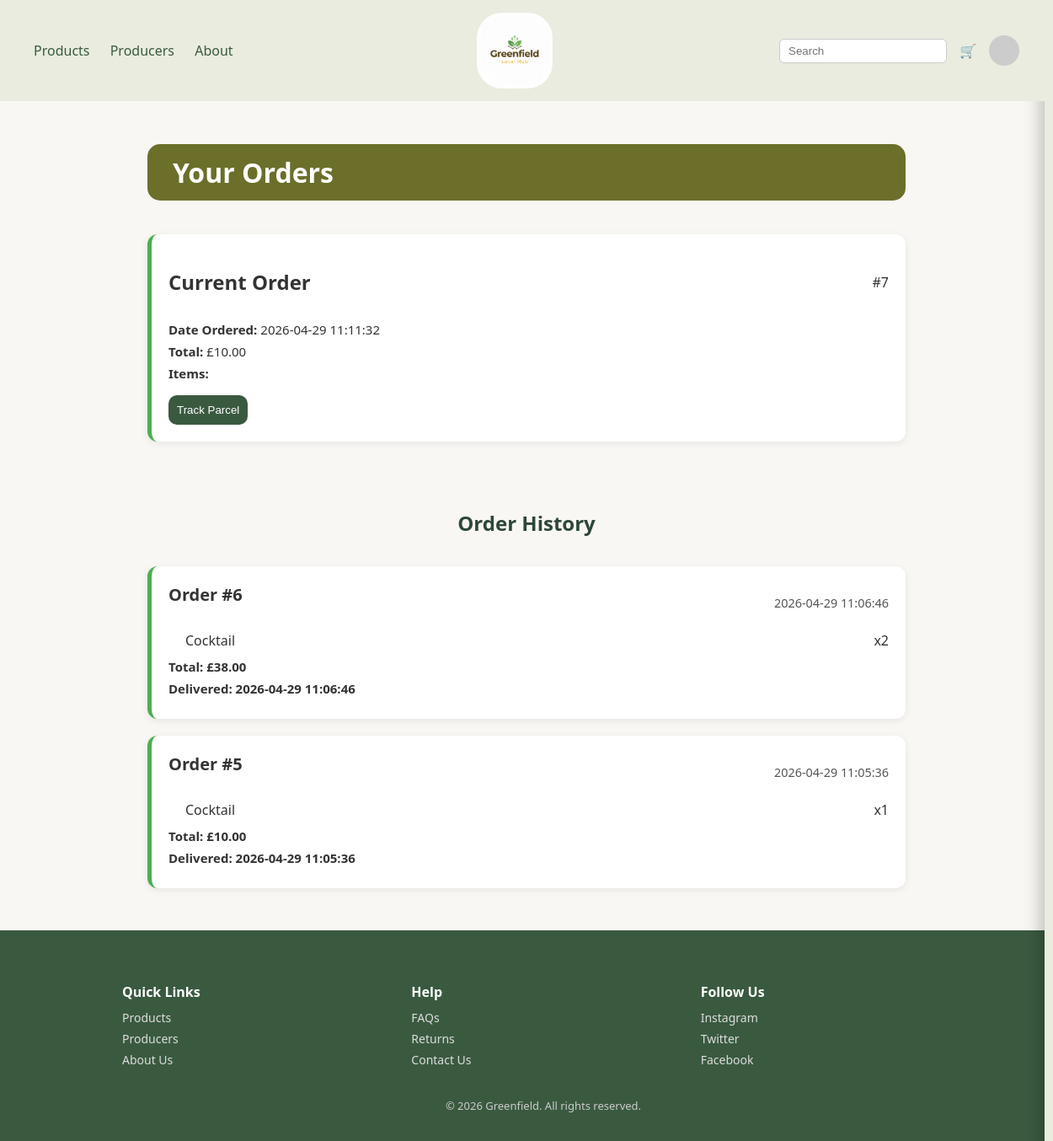
The app's page /order_history (signed in) with its own data.
### tables this page shows
CREATE TABLE orders (
        order_id INTEGER PRIMARY KEY AUTOINCREMENT,
        user_id INTEGER,
        order_date TEXT,
        total_price REAL,
        delivery_method TEXT,
        delivery_address TEXT,
        FOREIGN KEY(user_id) REFERENCES users(user_id)
    );

CREATE TABLE order_item (
        order_item_id INTEGER PRIMARY KEY AUTOINCREMENT,
        order_id INTEGER,
        product_id INTEGER,
        quantity INTEGER,
        FOREIGN KEY(order_id) REFERENCES orders(order_id),
        FOREIGN KEY(product_id) REFERENCES product(product_id)
    );

CREATE TABLE product (
        product_id INTEGER PRIMARY KEY AUTOINCREMENT,
        producer_id INTEGER,
        category_id INTEGER,
        product_name TEXT,
        description TEXT,
        price DECIMAL,
        stock_quantity INTEGER,
        unit TEXT,
        origin TEXT,
        quantity REAL,
        image_path TEXT,
        FOREIGN KEY (producer_id) REFERENCES producer(producer_id),
        FOREIGN KEY (category_id) REFERENCES category(category_id)
    );

### app.py (the view)
@app.route("/order_history")
def orders():
    user_id = session.get("user_id")
    if not user_id:
        return redirect("/login")
    conn = get_db()
    cur = conn.cursor()
    cur.execute("""
        SELECT order_id, order_date, total_price
        FROM orders
        WHERE user_id=?
        ORDER BY order_date DESC
    """, (user_id,))
    orders_data = cur.fetchall()
    history = []
    current_order = None
    for order_id, order_date, total_price in orders_data:
        cur.execute("""
            SELECT p.product_name, oi.quantity
            FROM order_item oi
            JOIN product p ON oi.product_id = p.product_id
            WHERE oi.order_id=?
        """, (order_id,))
        items = [{"name": r[0], "qty": r[1]} for r in cur.fetchall()]
        history.append({
            "order_id": order_id,
            "order_date": order_date,
            "total_price": total_price,
            "order_items": items
        })
    if history:
        current_order = history[0]
        history = history[1:]
    conn.close()
    return render_template("order_history.html", current_order=current_order, history=history)

### app.py (called while the page is built)
def get_db():
    conn = sqlite3.connect(DB_NAME)
    conn.row_factory = sqlite3.Row
    return conn

@app.context_processor
def inject_user():
    user = None
    prefs = None
    if "user_id" in session:
        conn = get_db()
        cur = conn.cursor()
        cur.execute("SELECT first_name, loyalty_points FROM user WHERE user_id=?", (session["user_id"],))
        row = cur.fetchone()
        cur.execute("SELECT theme, text_size FROM user_preferences WHERE user_id=?", (session["user_id"],))
        prefs = cur.fetchone()
        conn.close()
        if row:
            user = {
                "first_name": row[0],
                "points": row[1],
            }
    return dict(user=user, prefs=prefs)

### templates/order_history.html (shortened to what this page needs)
{% extends "base.html" %}
{% block content %}
<div class="orders-wrapper">
    <h1 class="page-title">Your Orders</h1>
    {% if current_order %}
    <div class="order-card current-order">
        <div class="order-header">
            <h2>Current Order</h2>
            <span class="order-id">#{{ current_order.order_id }}</span>
        </div>
        <div class="order-info">
            <p><strong>Date Ordered:</strong> {{ current_order.order_date }}</p>
            <p><strong>Total:</strong> £{{ "%.2f"|format(current_order.total_price) }}</p>
            <p><strong>Items:</strong>
            </p>
        </div>
        <a href="https://www.royalmail.com/track-your-item">
            <button class="track-btn">Track Parcel</button>
        </a>
    </div>
    {% else %}
    <p class="no-orders">You have no active orders.</p>
    {% endif %}
    <h2 class="section-title">Order History</h2>
    {% if history %}
    <div class="history-wrapper">
        {% for order in history %}
        <div class="order-card">
            <div class="order-header">
                <h3>Order #{{ order.order_id }}</h3>
                <span class="order-date">{{ order.order_date }}</span>
            </div>
            <div class="order-items">
                {% for item in order.order_items %}
                <div class="order-item">
                    <span>{{ item.name }}</span>
                    <span>x{{ item.qty }}</span>
                </div>
                {% endfor %}
            </div>
            <div class="order-footer">
                <p><strong>Total:</strong> £{{ "%.2f"|format(order.total_price) }}</p>
                <p><strong>Delivered:</strong> {{ order.order_date }}</p>
            </div>
        </div>
        {% endfor %}
    </div>
    {% else %}
    <p class="no-orders">No previous orders found.</p>
    {% endif %}
</div>
{% endblock %}

### templates/base.html (shortened to what this page needs)
<!DOCTYPE html>
<html>
<head>
    <link rel="stylesheet" href="{{ url_for('static', filename='css/style.css') }}">
</head>
<body>
    <nav class="navbar">
        <div class="nav-left">
            <a href="/products_category">Products</a>
            <a href="/producers">Producers</a>
            <a href="/about">About</a>
        </div>
        <a href="{{ url_for('home') }}" class="logo-link">
            <img src="{{ url_for('static', filename='images/logo.png') }}" alt="Logo" class="logo">
        </a>
        <div class="nav-right">
            <div class="search-box">
                <input type="text" placeholder="Search">
            </div>
            {% if session.get("user_id") %}
                {% if session.get("role_id") == 1 %}
                    <img src="https://ui-avatars.com/api/?name={{ user.first_name if user else 'User' }}"
                        class="account-icon"
                        onclick="window.location.href='/account'">
                {% else %}
                    <a id="basket-icon" class="basket-icon" onclick="toggleBasket()">🛒</a>
                    <img src="https://ui-avatars.com/api/?name={{ user.first_name if user else 'User' }}"
                        class="account-icon"
                        onclick="toggleMenu()">
                {% endif %}
            {% else %}
                <button class="nav-btn" onclick="openLogin(event)">Login</button>
                <button class="nav-btn signup" onclick="openRegister(event)">Sign Up</button>
            {% endif %}
        </div>
    </nav>
{% block content %}{% endblock %}
{% if session.get("user_id") and session.get("role_id") != 1 %}
<div class="account-panel" id="accountPanel">
</div>
{% endif %}
<footer class="footer">
    <div class="footer-container">
        <div class="footer-section">
            <h4>Quick Links</h4>
            <a href="/products_category">Products</a>
            <a href="#">Producers</a>
            <a href="/about">About Us</a>
        </div>
        <div class="footer-section">
            <h4>Help</h4>
            <a href="#">FAQs</a>
            <a href="#">Returns</a>
            <a href="#">Contact Us</a>
        </div>
        <div class="footer-section">
            <h4>Follow Us</h4>
            <a href="#">Instagram</a>
            <a href="#">Twitter</a>
            <a href="#">Facebook</a>
        </div>
    </div>
    <div class="footer-bottom">
        <p>© 2026 Greenfield. All rights reserved.</p>
    </div>
</footer>
</body>
</html>

### static/css/style.css (style rules this page uses)
body { margin: 0; font-family: 'Segoe UI', sans-serif; background: #f9f7f3; color: #333; height: 100%; display:flex; flex-direction: column; }
.navbar { display: flex; justify-content: space-between; align-items: center; padding: 15px 40px; background: #e9ecdf; }
.nav-left a { margin-right: 20px; text-decoration: none; color: #3a5a40; font-weight: 500; }
.nav-right { display: flex; align-items: center; gap: 15px; }
.search-box input { padding: 6px 10px; border-radius: 6px; border: 1px solid #ccc; }
.account-icon { width: 36px; height: 36px; border-radius: 50%; cursor: pointer; }
.logo-link { display: flex; align-items: center; justify-content: center; text-decoration: none; }
.logo-link img { height: 90px; width: auto; object-fit: cover; cursor: pointer; transition: 0.2s ease; border-radius: 30px; }
.section-title { text-align: center; margin-top: 40px; }
.section-title { margin-top: 30px; margin-bottom: 10px; font-size: 22px; color: #2d4739; font-weight: 600; }
.footer { background: #3a5a40; color: white; padding: 40px 20px 20px; margin-top: auto; position: relative; bottom: 0; width: 100%; }
.footer-container { display: grid; grid-template-columns: repeat(auto-fit, minmax(180px, 1fr)); gap: 30px; max-width: 1000px; margin: auto; }
.footer-section h3, .footer-section h4 { margin-bottom: 10px; }
.footer-section a { display: block; text-decoration: none; color: #ddd; font-size: 14px; margin-bottom: 6px; transition: 0.2s; }
.footer-bottom { text-align: center; margin-top: 30px; font-size: 13px; color: #ccc; }
.account-panel { position: fixed; top: 70px; right: -380px; width: 350px; height: calc(100% - 70px); background: #e9ecdf; padding: 30px 20px; display: flex; flex-direction: column; align-items: center; justify-content: start; box-shadow: -4px 0 20px rgba(0,0,0,0.25); transition: right 0.3s ease; z-index: 999; }
.navbar { z-index: 1000; position: relative; }
.page-title { background: #6b6f2a; color: white; display: inline-block; padding: 12px 30px; border-radius: 15px; font-size: 24px; margin-bottom: 40px; }
.page-title { font-size: 32px; margin-bottom: 20px; }
.orders-wrapper { max-width: 900px; width: 90%; margin: 30px auto; display: flex; flex-direction: column; gap: 20px; }
.order-card { background: #f9f9f9; padding: 20px; border-radius: 12px; box-shadow: 0 2px 8px rgba(0,0,0,0.05); }
.order-header { display: flex; justify-content: space-between; align-items: center; margin-bottom: 10px; }
.order-items { display: flex; flex-direction: column; gap: 5px; margin-bottom: 10px; }
.order-item { display: flex; justify-content: space-between; }
.order-footer { font-weight: 600; color: #333; }
.track-btn { margin-top: 10px; padding: 10px; background: #3a5a40; color: #fff; border: none; border-radius: 10px; cursor: pointer; }
.section-title { margin-top: 40px; margin-bottom: 15px; font-size: 24px; }
.order-items { padding-left: 20px; margin: 10px 0; }
.order-date { font-size: 0.9rem; color: #555; }
button { padding: 6px 10px; border: none; background: #3a5a40; color: white; border-radius: 6px; cursor: pointer; }
.order-card { background: white; padding: 20px; border-radius: 12px; margin-bottom: 20px; box-shadow: 0 2px 8px rgba(0,0,0,0.08); border-left: 5px solid #4CAF50; transition: 0.2s; }
.order-card h3 { margin-top: 0; font-size: 20px; font-weight: 700; color: #333; }
.order-card p { margin: 6px 0; font-size: 15px; }

### records on screen
orders: order_id "7", order_date "2026-04-29 11:11:32", total_price "10.00"
orders: order_id "6", order_date "2026-04-29 11:06:46", total_price "38.00"
order_item: name "Cocktail", qty "2"
orders: order_id "5", order_date "2026-04-29 11:05:36", total_price "10.00"
order_item: name "Cocktail", qty "1"
